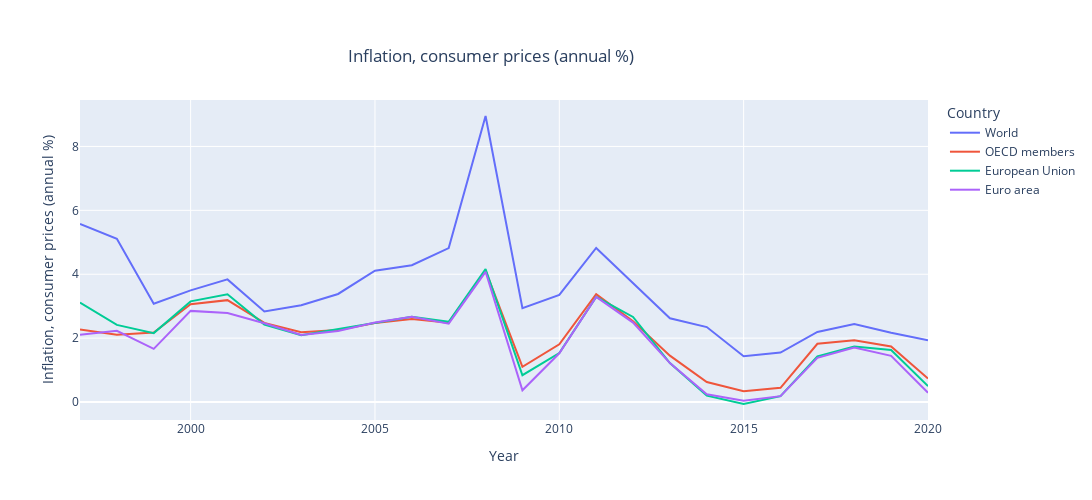

Here is the notebook cell this chart was saved with:
### Code cell
fig=df.plot(title= "Inflation, consumer prices (annual %)",labels={"index":"Year","value":"Inflation, consumer prices (annual %)"})
fig.update_layout(
    autosize=False,
    width=1500,
    height=500,
    title={'y':0.9,'x':0.45,'xanchor':'center','yanchor':'top'}
    )
fig.show()

### Figure 1 — Plotly figure (JSON) as saved in the notebook; plotly's stock layout.template omitted (floating-point values rounded to 4 significant figures)
{"data": [{"hovertemplate": "Country=World<br>Year=%{x}<br>Inflation, consumer prices (annual %)=%{y}<extra></extra>", "legendgroup": "World", "line": {"color": "#636efa", "dash": "solid"}, "marker": {"symbol": "circle"}, "mode": "lines", "name": "World", "orientation": "v", "showlegend": true, "type": "scatter", "x": [1997, 1998, 1999, 2000, 2001, 2002, 2003, 2004, 2005, 2006, 2007, 2008, 2009, 2010, 2011, 2012, 2013, 2014, 2015, 2016, 2017, 2018, 2019, 2020], "xaxis": "x", "y": [5.572, 5.11, 3.079, 3.494, 3.838, 2.834, 3.032, 3.383, 4.112, 4.282, 4.817, 8.953, 2.936, 3.355, 4.822, 3.725, 2.621, 2.346, 1.434, 1.55, 2.192, 2.439, 2.168, 1.937], "yaxis": "y"}, {"hovertemplate": "Country=OECD members<br>Year=%{x}<br>Inflation, consumer prices (annual %)=%{y}<extra></extra>", "legendgroup": "OECD members", "line": {"color": "#EF553B", "dash": "solid"}, "marker": {"symbol": "circle"}, "mode": "lines", "name": "OECD members", "orientation": "v", "showlegend": true, "type": "scatter", "x": [1997, 1998, 1999, 2000, 2001, 2002, 2003, 2004, 2005, 2006, 2007, 2008, 2009, 2010, 2011, 2012, 2013, 2014, 2015, 2016, 2017, 2018, 2019, 2020], "xaxis": "x", "y": [2.269, 2.106, 2.173, 3.064, 3.189, 2.477, 2.184, 2.258, 2.47, 2.6, 2.485, 4.114, 1.105, 1.807, 3.374, 2.529, 1.452, 0.6245, 0.3387, 0.4433, 1.823, 1.932, 1.741, 0.7329], "yaxis": "y"}, {"hovertemplate": "Country=European Union<br>Year=%{x}<br>Inflation, consumer prices (annual %)=%{y}<extra></extra>", "legendgroup": "European Union", "line": {"color": "#00cc96", "dash": "solid"}, "marker": {"symbol": "circle"}, "mode": "lines", "name": "European Union", "orientation": "v", "showlegend": true, "type": "scatter", "x": [1997, 1998, 1999, 2000, 2001, 2002, 2003, 2004, 2005, 2006, 2007, 2008, 2009, 2010, 2011, 2012, 2013, 2014, 2015, 2016, 2017, 2018, 2019, 2020], "xaxis": "x", "y": [3.112, 2.416, 2.157, 3.151, 3.374, 2.424, 2.092, 2.286, 2.488, 2.666, 2.511, 4.165, 0.8393, 1.531, 3.289, 2.663, 1.22, 0.1993, -0.06164, 0.1833, 1.429, 1.739, 1.631, 0.4974], "yaxis": "y"}, {"hovertemplate": "Country=Euro area<br>Year=%{x}<br>Inflation, consumer prices (annual %)=%{y}<extra></extra>", "legendgroup": "Euro area", "line": {"color": "#ab63fa", "dash": "solid"}, "marker": {"symbol": "circle"}, "mode": "lines", "name": "Euro area", "orientation": "v", "showlegend": true, "type": "scatter", "x": [1997, 1998, 1999, 2000, 2001, 2002, 2003, 2004, 2005, 2006, 2007, 2008, 2009, 2010, 2011, 2012, 2013, 2014, 2015, 2016, 2017, 2018, 2019, 2020], "xaxis": "x", "y": [2.109, 2.228, 1.663, 2.853, 2.785, 2.465, 2.098, 2.226, 2.488, 2.666, 2.454, 4.076, 0.368, 1.526, 3.289, 2.486, 1.22, 0.241, 0.03751, 0.1833, 1.381, 1.703, 1.446, 0.2906], "yaxis": "y"}], "layout": {"autosize": false, "height": 500, "legend": {"title": {"text": "Country"}, "tracegroupgap": 0}, "title": {"text": "Inflation, consumer prices (annual %)", "x": 0.45, "xanchor": "center", "y": 0.9, "yanchor": "top"}, "width": 1500, "xaxis": {"anchor": "y", "autorange": true, "domain": [0, 1], "range": [1997, 2020], "title": {"text": "Year"}, "type": "linear"}, "yaxis": {"anchor": "x", "autorange": true, "domain": [0, 1], "range": [-0.5625, 9.454], "title": {"text": "Inflation, consumer prices (annual %)"}, "type": "linear"}}}
